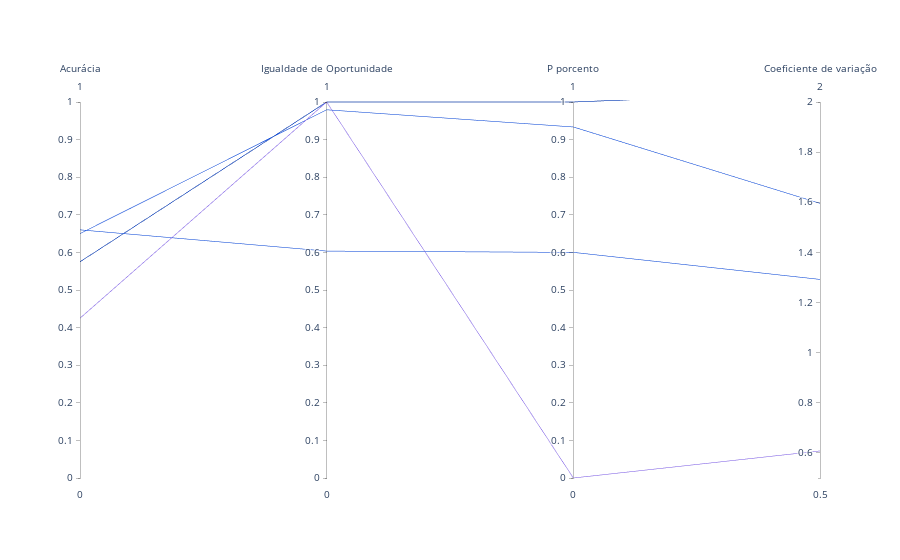

The code cell stored with this chart in its notebook:
### Code cell
fig = go.Figure(data=
    go.Parcoords(
        line = dict(color = new_results2['dominated'], 
                        colorscale = ['#0043E0', '#7F5EEF']),
        dimensions = list([
            dict(range = [0,1],
                label = 'Acurácia', values = m_metrics2['Acurácia']),
            dict(range = [0,1],
                label = 'Igualdade de Oportunidade', values = m_metrics2['Igualdade de Oportunidade']),
            dict(range = [0,1],
                label = 'P porcento', values = m_metrics2['P porcento']),
            dict(range = [0.5,2],
                label = 'Coeficiente de variação', values = m_metrics2['cv_aux']),
        ])
    )
)

fig.update_layout(
    plot_bgcolor = 'white',
    paper_bgcolor = 'white'
)

fig.show()

### Figure 1 — Plotly figure (JSON) as saved in the notebook; plotly's stock layout.template omitted (floating-point values rounded to 4 significant figures; data arrays with more than 128 entries replaced by an {"elided": "..."} marker saying what was removed)
{"data": [{"dimensions": [{"label": "Acurácia", "range": [0, 1], "values": {"elided": "150 float values"}}, {"label": "Igualdade de Oportunidade", "range": [0, 1], "values": {"elided": "150 float values"}}, {"label": "P porcento", "range": [0, 1], "values": {"elided": "150 float values"}}, {"label": "Coeficiente de variação", "range": [0.5, 2], "values": {"elided": "150 float values"}}], "line": {"color": {"elided": "150 int values"}, "colorscale": [[0, "#0043E0"], [1, "#7F5EEF"]]}, "type": "parcoords"}], "layout": {"paper_bgcolor": "white", "plot_bgcolor": "white"}}
